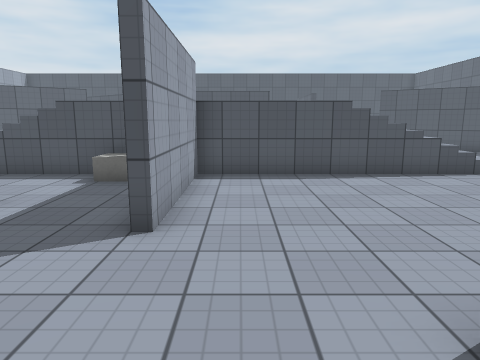
View 1 (above)

19 first-person views from a walk through a Unity game level. The camera is 1.5 m above the floor, tilts 10° down and sees 70° across. The floor is counted in squares, 1 m on a side. Each view is taken from the middle of a square. On the plan, view 1 faces up. The plan holds only what a view shows up to about 16 squares ahead; the rest is blank. The player is left out. Surface patterns are stand-ins for the level's own textures.

View 2
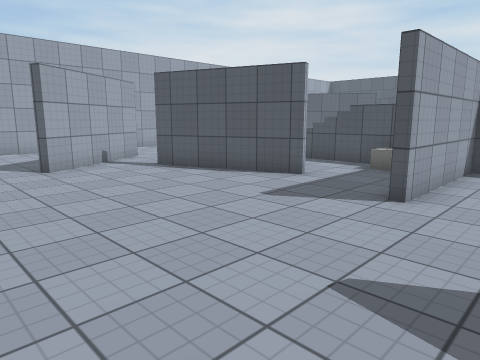

View 3
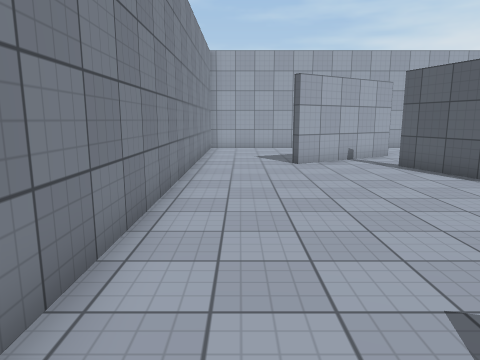

View 4
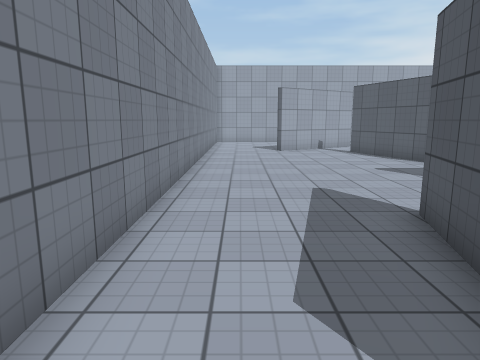

View 5
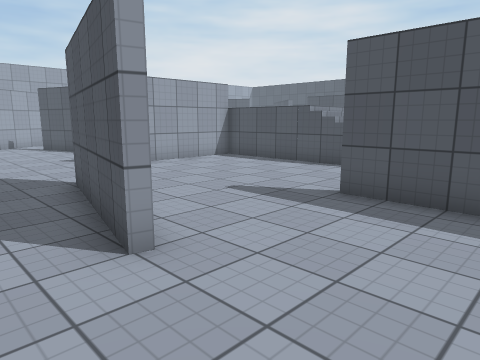

View 6
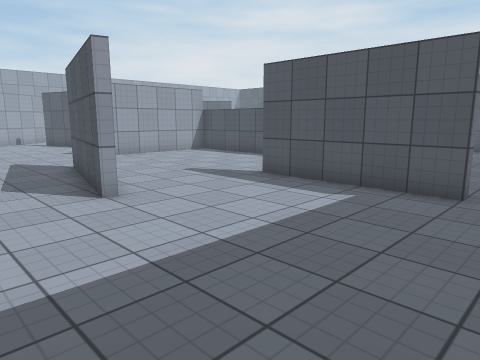

View 7
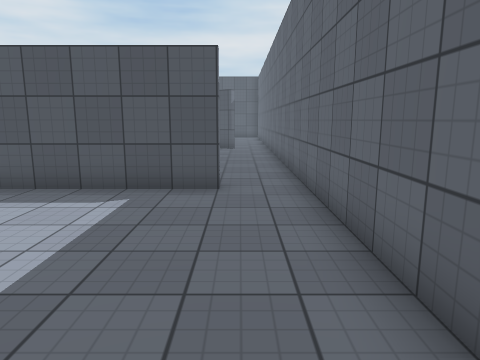

View 8
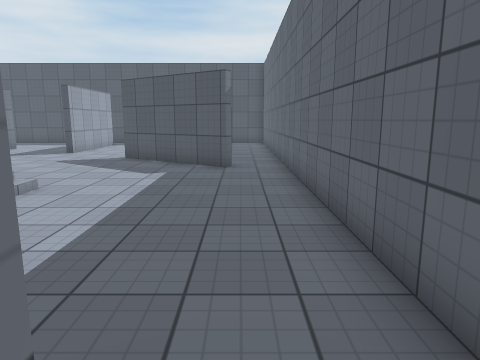

View 9
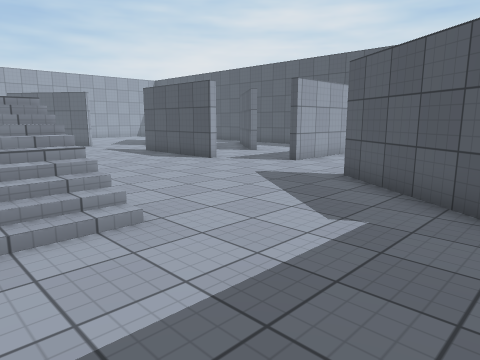

View 10
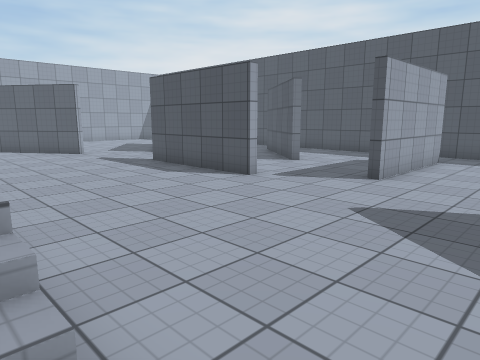

View 11
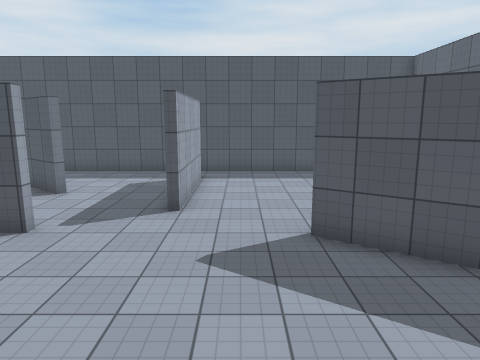

View 12
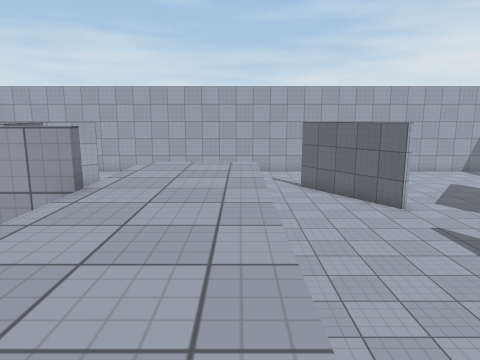

View 13
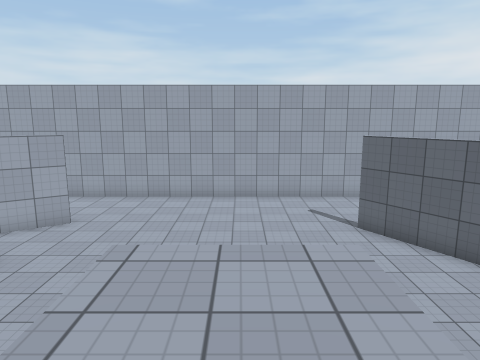

View 14
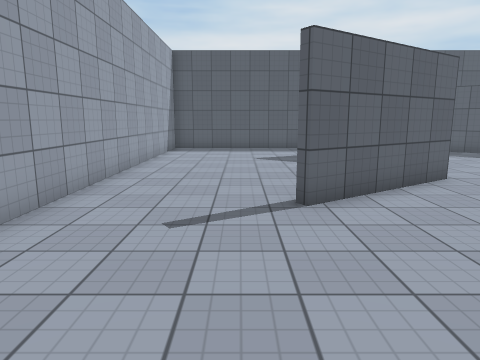

View 15
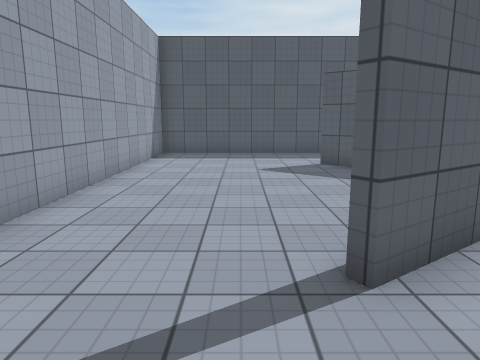

View 16
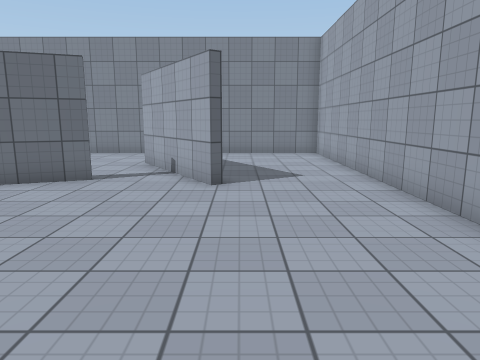

View 17
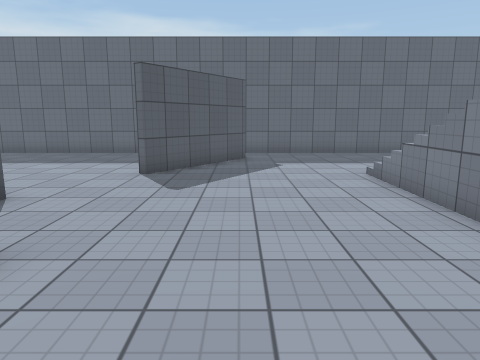

View 18
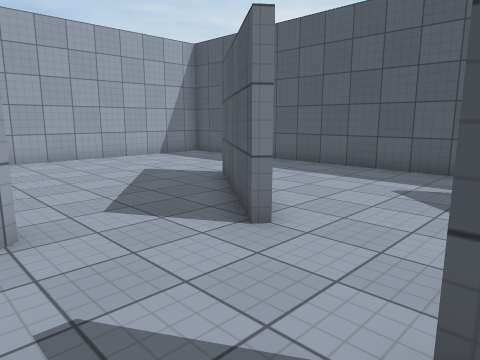

View 19
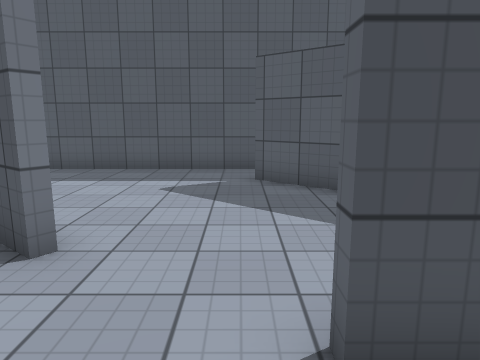

### Floor plan
Key: @ floor where view 1 was taken; # wall or solid block; . main floor; : floor 2 m higher than the main floor; / step, stairs or slope; B block.
Columns run from 17 left of view 1 to 14 right of it. Each row starts with its distance up from view 1.
 28 ###########################
 27 #............. ............    #
 26 #.............  ...........  ..#
 25 #.............##.....#..... ...#
 24 #..............##....#.........#
 23 #......##.......##...#.........#
 22 #.......##...........#.........#
 21 #........##....  ....#.........#
 20 #..............   .............#
 19 #.............#####........  ..#
 18 #........................##  ..#
 17 #......###................###..#
 16 #.....##....................#..#
 15 #.....#........................#
 14 #..............................#
 13 #..............................#
 12 #.......    /::::::://///......#
 11 #.......    /::::::://///......#
 10 #.......    /::::::://///......#
  9 #.......   ...B #.......  .....#
  8 #........  ...BB#.......   ....#
  7 #...............#.......   ....#
  6 #..........##...#.......    #..#
  5 #....#..####....#.......#####..#
  4 #....#.........................#
  3 #....##........................#
  2 #.... ##...........###.........#
  1 #......#.............###.......#
  0 #................@.............#
 -1 #.............................
 -2 #......................    ....
 -3 #######################

Positions as (right, up) in squares from view 1, and headings:
1: (0, 0), facing up
2: (1, -2), facing up-left
3: (2, -1), facing left
4: (7, -1), facing left
5: (10, -1), facing up-left
6: (13, -2), facing up-left
7: (12, -2), facing up
8: (12, 5), facing up
9: (12, 10), facing up-left
10: (8, 12), facing up-left
11: (6, 12), facing up
12: (4, 12), facing left
13: (-1, 11), facing left
14: (-13, 9), facing up
15: (-13, 12), facing up
16: (-13, 13), facing down
17: (-2, 16), facing right
18: (-3, 17), facing up-left
19: (-4, 17), facing up
